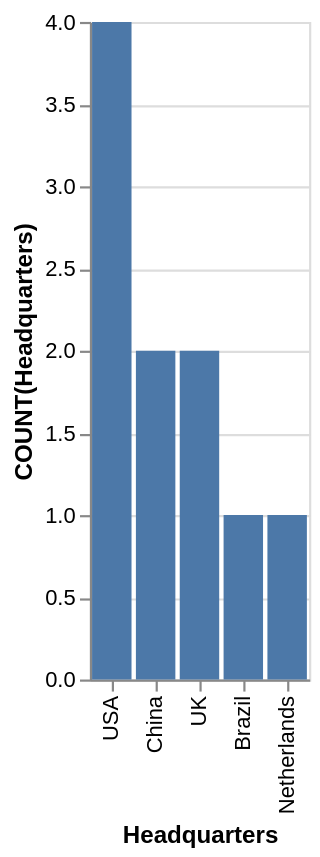

Here is the Vega-Lite specification saved for this chart:
### Vega-Lite specification from a JSON file in a GitHub repository (floating-point values rounded to 4 significant figures)
{"data": {"values": [{"x_data": "Brazil", "y_data": 1}, {"x_data": "China", "y_data": 2}, {"x_data": "Netherlands", "y_data": 1}, {"x_data": "UK", "y_data": 2}, {"x_data": "USA", "y_data": 4}]}, "mark": "bar", "encoding": {"x": {"field": "x_data", "type": "nominal", "title": "Headquarters", "sort": {"op": "sum", "field": "y_data", "order": "descending"}}, "y": {"field": "y_data", "type": "quantitative", "title": "COUNT(Headquarters)"}}}
